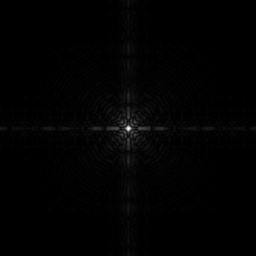
%> input picture CSE-3226 Digital Image Processing Lab/MatWork/Chapter 3 Lab Works/Log_Trasformation.tif, 256 x 256 px; the run also reads 1 picture not shown here
$ octave Log_Trasformation.m   (GNU Octave 9; MATLAB toolbox functions it lacks are replaced by stand-ins)
%> lines starting %> are read from the running program, lines starting %| are printed output that depends on the picture; in (x1, y1, x2, y2) boxes, pixels count from 0 and x2, y2 are one past the last pixel; in counts of white or black regions, pixels touching at a corner belong together; the program's own positions count from 1
clc;

%log
b = imread('Log_Trasformation.tif');
%> b is the input picture: size 256x256 uint8; min 0, max 255, mean 2.1
subplot(1,3,1);
imshow(b);title('Original Image');

c = im2double(b);
bl = 2*log(1+c);
subplot(1,3,2);
imshow(bl);title('Log transformed');
%> after `imshow(bl)`:
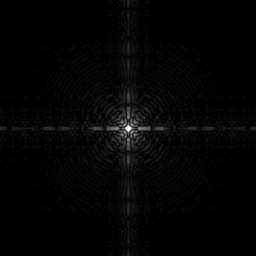
%> displayed picture: size 256x256, on the screen's scale of 0 to 255; min 0, max 255, mean 4
imwrite(bl,'log.jpg','jpg');

%inverse log
e = imread('f2.tif');
f = im2double(e);
blin = 2*logninv(1+f);
%> blin: size 256x256 double; every value is NaN or infinite
subplot(1,3,3);
imshow(blin);title('Inverse Log');
%> after `imshow(blin)`:
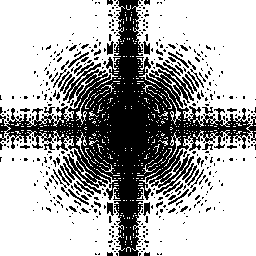
%> displayed picture: size 256x256, on the screen's scale of 0 to 255; 68.2% white; 471 black regions (418 under 20 px), largest, box (x1, y1, x2, y2) and area: (0, 0, 256, 256) 17025, (107, 41, 114, 55) 65, (143, 41, 150, 55) 65
imwrite(blin,'inverse log.jpg','jpg');
